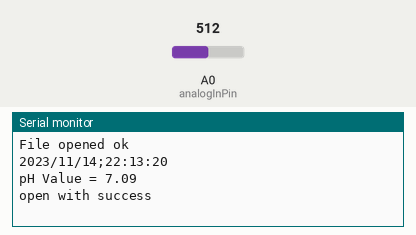
Recording of a sketch running on a simulated Arduino Leonardo, built with avr-gcc and run on an emulated ATmega32U4. On the bench: the last lines printed to the serial monitor. The inputs (shaded band) are chosen by the test bench; at power-on: A0 (analogInPin) = 512. The local clock reads 2024-03-15 10:24:30 at power-on unless the sketch sets it; storage starts empty.

Above: at 1.8 s.
1.9 s: A0 (analogInPin) set to 716
At 3.1 s:
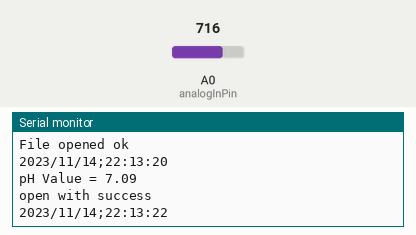
3.4 s: A0 (analogInPin) set to 900
At 4.8 s:
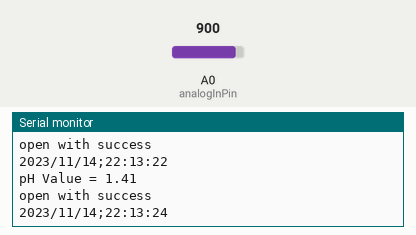
Timing chart, 0 to 6.4 s (numbered marks = the images above; inputs shaded):
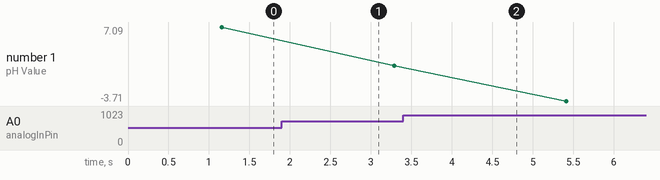

Measured:
- plotted number 1: 7.09 → 1.41 after the input at 1.9 s, 1.41 → -3.71 after the input at 3.4 s

The sketch:

ph_datalog_randomnerd.ino
```cpp
/*
 * Adaptation from Rui Santos
 * Complete Project Details https://randomnerdtutorials.com
 * Adjusted and written back by SAI - Wataverse.my @ ILKKM Sg Buloh
 */

#include <SPI.h> //for the SD card module
#include <SD.h> // for the SD card
#include <RTClib.h> // for the RTC

const int chipSelect = 10;

File myFile;
RTC_DS1307 rtc;

const int analogInPin = A0;
int sensorValue = 0;
unsigned long int avgValue;
float b;
int buf[10],temp;

void setup() {
  Serial.begin(9600);
  Serial.print("Initializing SD card...");

  while(!Serial); // for Leonardo/Micro/Zero
    if(! rtc.begin()) {
      Serial.println("Couldn't find RTC");
      while (1);
    }
    else {
      // following line sets the RTC to the date & time this sketch was compiled
      rtc.adjust(DateTime(F(__DATE__), F(__TIME__)));
    }
    if(! rtc.isrunning()) {
      Serial.println("RTC is NOT running!");
    }

  Serial.print("Initializing SD card...");

  if(!SD.begin(chipSelect)) {
    Serial.println("initialization failed!");
    return;
  }
  Serial.println("initialization done.");

  myFile=SD.open("DATA.txt", FILE_WRITE);

  // if the file opened ok, write to it:
  if (myFile) {
    Serial.println("File opened ok");
    // print the headings for our data
    myFile.println("Date,Time,pH Value");
  }
  myFile.close();
}

void loggingTime() {
  DateTime now = rtc.now();
  myFile = SD.open("DATA.txt", FILE_WRITE);
  if (myFile) {
    myFile.print(now.year(), DEC);
    myFile.print('/');
    myFile.print(now.month(), DEC);
    myFile.print('/');
    myFile.print(now.day(), DEC);
    myFile.print(',');
    myFile.print(now.hour(), DEC);
    myFile.print(':');
    myFile.print(now.minute(), DEC);
    myFile.print(':');
    myFile.print(now.second(), DEC);
    myFile.print(':');
  }
  Serial.print(now.year(), DEC);
  Serial.print('/');
  Serial.print(now.month(), DEC);
  Serial.print('/');
  Serial.print(now.day(), DEC);
  Serial.print(";");
  Serial.print(now.hour(), DEC);
  Serial.print(':');
  Serial.print(now.minute(), DEC);
  Serial.print(':');
  Serial.println(now.second(), DEC);
  myFile.close();
  delay(1000);
}

void phlog() {
  for(int i=0;i<10;i++)
 {
  buf[i]=analogRead(analogInPin);
  delay(10);
 }
 for(int i=0;i<9;i++)
 {
  for(int j=i+1;j<10;j++)
  {
   if(buf[i]>buf[j])
   {
    temp=buf[i];
    buf[i]=buf[j];
    buf[j]=temp;
   }
  }
 }
 avgValue=0;
 for(int i=2;i<8;i++)
 avgValue+=buf[i];
 float pHVol=(float)avgValue*5.0/1024/6;
 float phValue = -5.70 * pHVol + 21.34;
 Serial.print("pH Value = ");
 Serial.println(phValue);
 //Serial.print("pH");
 //Serial.println(phValue);

 myFile = SD.open("DATA.txt", FILE_WRITE);
  if (myFile) {
    Serial.println("open with success");
    myFile.print(phValue);
    myFile.println(",");
  }
  myFile.close();
}

void loop() {
  loggingTime();
  phlog();
  delay(1000);
}
```
